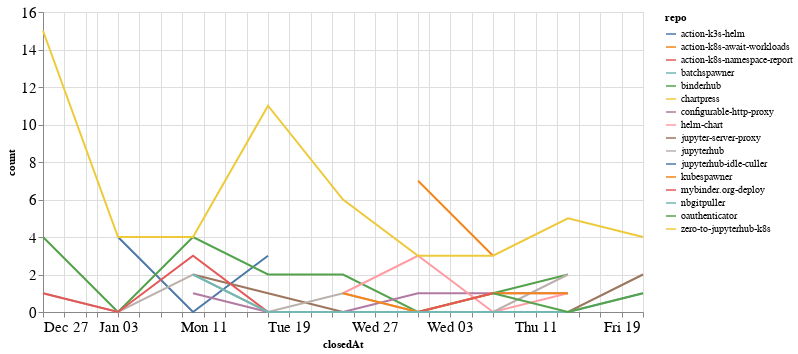

Notebook code cell kept with this figure:
### Code cell
closed_by_time = closed_by.groupby('repo').resample('W', on='closedAt').count()['author'].reset_index()
closed_by_time = closed_by_time.rename(columns={'author': 'count'})

alt.Chart(closed_by_time, width=600).mark_line().encode(
    x='closedAt',
    y='count',
    color='repo',
    tooltip="repo"
)

### Figure 1 — Vega-Lite specification as saved in the notebook (floating-point values rounded to 4 significant figures)
{"config": {"axisLeft": {"labelFontSize": 15}, "axisBottom": {"labelFontSize": 15}}, "data": {"name": "data-2b72a8f32fe2813c1042c9a1f6842a63"}, "mark": "line", "encoding": {"color": {"type": "nominal", "field": "repo"}, "tooltip": {"type": "nominal", "field": "repo"}, "x": {"type": "temporal", "field": "closedAt"}, "y": {"type": "quantitative", "field": "count"}}, "width": 600, "$schema": "https://vega.github.io/schema/vega-lite/v4.8.1.json", "datasets": {"data-2b72a8f32fe2813c1042c9a1f6842a63": [{"repo": "action-k3s-helm", "closedAt": "2021-01-03T00:00:00", "count": 4}, {"repo": "action-k3s-helm", "closedAt": "2021-01-10T00:00:00", "count": 0}, {"repo": "action-k3s-helm", "closedAt": "2021-01-17T00:00:00", "count": 3}, {"repo": "action-k8s-await-workloads", "closedAt": "2021-01-31T00:00:00", "count": 7}, {"repo": "action-k8s-await-workloads", "closedAt": "2021-02-07T00:00:00", "count": 3}, {"repo": "action-k8s-namespace-report", "closedAt": "2021-02-07T00:00:00", "count": 1}, {"repo": "batchspawner", "closedAt": "2021-01-31T00:00:00", "count": 4}, {"repo": "binderhub", "closedAt": "2020-12-27T00:00:00", "count": 4}, {"repo": "binderhub", "closedAt": "2021-01-03T00:00:00", "count": 0}, {"repo": "binderhub", "closedAt": "2021-01-10T00:00:00", "count": 4}, {"repo": "binderhub", "closedAt": "2021-01-17T00:00:00", "count": 2}, {"repo": "binderhub", "closedAt": "2021-01-24T00:00:00", "count": 2}, {"repo": "binderhub", "closedAt": "2021-01-31T00:00:00", "count": 0}, {"repo": "binderhub", "closedAt": "2021-02-07T00:00:00", "count": 1}, {"repo": "binderhub", "closedAt": "2021-02-14T00:00:00", "count": 2}, {"repo": "chartpress", "closedAt": "2021-01-24T00:00:00", "count": 1}, {"repo": "configurable-http-proxy", "closedAt": "2021-01-10T00:00:00", "count": 1}, {"repo": "configurable-http-proxy", "closedAt": "2021-01-17T00:00:00", "count": 0}, {"repo": "configurable-http-proxy", "closedAt": "2021-01-24T00:00:00", "count": 0}, {"repo": "configurable-http-proxy", "closedAt": "2021-01-31T00:00:00", "count": 1}, {"repo": "configurable-http-proxy", "closedAt": "2021-02-07T00:00:00", "count": 1}, {"repo": "configurable-http-proxy", "closedAt": "2021-02-14T00:00:00", "count": 1}, {"repo": "helm-chart", "closedAt": "2021-01-24T00:00:00", "count": 1}, {"repo": "helm-chart", "closedAt": "2021-01-31T00:00:00", "count": 3}, {"repo": "helm-chart", "closedAt": "2021-02-07T00:00:00", "count": 0}, {"repo": "helm-chart", "closedAt": "2021-02-14T00:00:00", "count": 1}, {"repo": "jupyter-server-proxy", "closedAt": "2021-01-10T00:00:00", "count": 2}, {"repo": "jupyter-server-proxy", "closedAt": "2021-01-17T00:00:00", "count": 1}, {"repo": "jupyter-server-proxy", "closedAt": "2021-01-24T00:00:00", "count": 0}, {"repo": "jupyter-server-proxy", "closedAt": "2021-01-31T00:00:00", "count": 0}, {"repo": "jupyter-server-proxy", "closedAt": "2021-02-07T00:00:00", "count": 0}, {"repo": "jupyter-server-proxy", "closedAt": "2021-02-14T00:00:00", "count": 0}, {"repo": "jupyter-server-proxy", "closedAt": "2021-02-21T00:00:00", "count": 2}, {"repo": "jupyterhub", "closedAt": "2020-12-27T00:00:00", "count": 1}, {"repo": "jupyterhub", "closedAt": "2021-01-03T00:00:00", "count": 0}, {"repo": "jupyterhub", "closedAt": "2021-01-10T00:00:00", "count": 2}, {"repo": "jupyterhub", "closedAt": "2021-01-17T00:00:00", "count": 0}, {"repo": "jupyterhub", "closedAt": "2021-01-24T00:00:00", "count": 1}, {"repo": "jupyterhub", "closedAt": "2021-01-31T00:00:00", "count": 0}, {"repo": "jupyterhub", "closedAt": "2021-02-07T00:00:00", "count": 0}, {"repo": "jupyterhub", "closedAt": "2021-02-14T00:00:00", "count": 2}, {"repo": "jupyterhub-idle-culler", "closedAt": "2021-01-31T00:00:00", "count": 1}, {"repo": "kubespawner", "closedAt": "2021-01-24T00:00:00", "count": 1}, {"repo": "kubespawner", "closedAt": "2021-01-31T00:00:00", "count": 0}, {"repo": "kubespawner", "closedAt": "2021-02-07T00:00:00", "count": 1}, {"repo": "kubespawner", "closedAt": "2021-02-14T00:00:00", "count": 1}, {"repo": "mybinder.org-deploy", "closedAt": "2020-12-27T00:00:00", "count": 1}, {"repo": "mybinder.org-deploy", "closedAt": "2021-01-03T00:00:00", "count": 0}, {"repo": "mybinder.org-deploy", "closedAt": "2021-01-10T00:00:00", "count": 3}, {"repo": "mybinder.org-deploy", "closedAt": "2021-01-17T00:00:00", "count": 0}, {"repo": "mybinder.org-deploy", "closedAt": "2021-01-24T00:00:00", "count": 0}, {"repo": "mybinder.org-deploy", "closedAt": "2021-01-31T00:00:00", "count": 0}, {"repo": "mybinder.org-deploy", "closedAt": "2021-02-07T00:00:00", "count": 1}, {"repo": "nbgitpuller", "closedAt": "2021-01-10T00:00:00", "count": 2}, {"repo": "nbgitpuller", "closedAt": "2021-01-17T00:00:00", "count": 0}, {"repo": "nbgitpuller", "closedAt": "2021-01-24T00:00:00", "count": 0}, {"repo": "nbgitpuller", "closedAt": "2021-01-31T00:00:00", "count": 0}, {"repo": "nbgitpuller", "closedAt": "2021-02-07T00:00:00", "count": 0}, {"repo": "nbgitpuller", "closedAt": "2021-02-14T00:00:00", "count": 0}, {"repo": "nbgitpuller", "closedAt": "2021-02-21T00:00:00", "count": 1}, {"repo": "oauthenticator", "closedAt": "2021-02-07T00:00:00", "count": 1}, {"repo": "oauthenticator", "closedAt": "2021-02-14T00:00:00", "count": 0}, {"repo": "oauthenticator", "closedAt": "2021-02-21T00:00:00", "count": 1}, {"repo": "zero-to-jupyterhub-k8s", "closedAt": "2020-12-27T00:00:00", "count": 15}, {"repo": "zero-to-jupyterhub-k8s", "closedAt": "2021-01-03T00:00:00", "count": 4}, {"repo": "zero-to-jupyterhub-k8s", "closedAt": "2021-01-10T00:00:00", "count": 4}, {"repo": "zero-to-jupyterhub-k8s", "closedAt": "2021-01-17T00:00:00", "count": 11}, {"repo": "zero-to-jupyterhub-k8s", "closedAt": "2021-01-24T00:00:00", "count": 6}, {"repo": "zero-to-jupyterhub-k8s", "closedAt": "2021-01-31T00:00:00", "count": 3}, {"repo": "zero-to-jupyterhub-k8s", "closedAt": "2021-02-07T00:00:00", "count": 3}, {"repo": "zero-to-jupyterhub-k8s", "closedAt": "2021-02-14T00:00:00", "count": 5}, {"repo": "zero-to-jupyterhub-k8s", "closedAt": "2021-02-21T00:00:00", "count": 4}]}}
